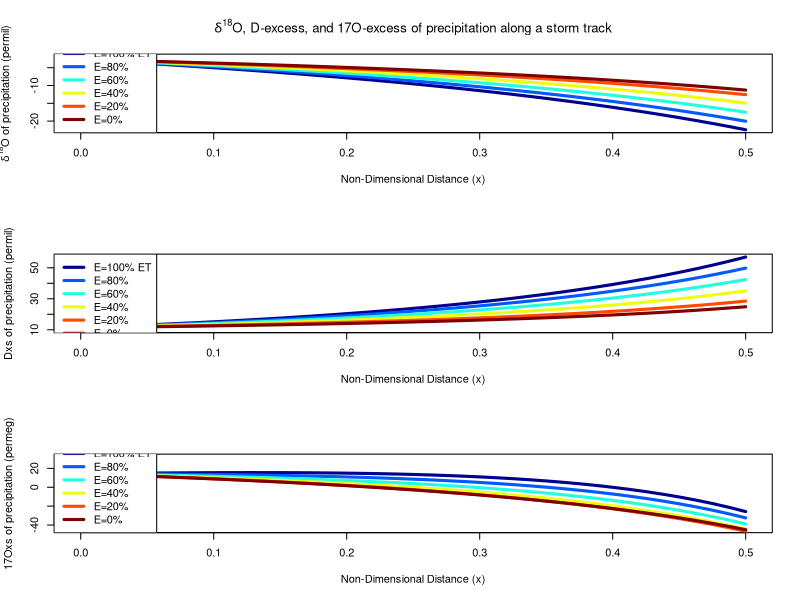

The R source for this figure:
#This script generates along-track plots of Dxs and 17xs
#Entirely theoretical

#code copied mostly from "big model.R"
#adapted from "model w evap balance and dxs.R" by Matt Winnick

#created Feb 4, 2016 by AJR

setwd('/Users/Annie/Documents/model/')
#plots will save here


########MODEL PARAMETERS/VARIABLES########
#change these to whatever you fancy

TempC=25 #surface temperature, degrees centigrade
TempK=TempC + 273.15 #deg K
delta18_atm_initial=-12 #initial atm. vapor d18O in VSMOW
delta18_precip_initial=-2   #initial precipitation d18O in VSMOW
rh=0.75; #relative humidity
e=seq(1,0, by = -0.2) ##evap as % of ET
t=1-e  ## transpiration as % of ET
track.length=41 #number of points along storm track

smow18=0.0020052 # smow ratio of 18O/16O
smowD=155.76*10^(-6) # smow ratio of D/H
smow17=379.9*10^(-6) # vsmow ratio of 17O/16O
theta.eq=0.529 #Barkan and Luz, 2005; equilibrium (l-v and v-l)
theta.diff=0.5185 #Barkan and Luz, 2007; diffusion
k18=1-0.01872 # kinetic fractionation factor for 18O, wet soils from Mathieu and Bariac (1996), slightly higher than lake evap (~14.3)
kD=1-0.01676 # kinetic fractionation factor for dD, wet soils from Mathieu and Bariac (1996), slightly higher than lake evap (~12.5)
k17=k18^theta.diff #Barkan and Luz, 2005, 2007


#########necessary equations###############

##run these equations and load the data above, and then each section 
#below can stand alone

##function to calculate either d18O (if d18 = True in input; default) or dD (if d18 = False)
#of ET using Craig and Gordon equations and closure assumption
craig_gordon <- function(t, h, delta_precip, ts, d18 = T){
  if(d18 == T){
    alpha18=1 - (-7.685 + (6.7123*10^3)/(ts) - (1.6664*10^6)/(ts)^2 + (0.35041*10^9)/(ts)^3)/1000 #equilibrium fractionation 18O, l-v
    r18_s <- (delta_precip/1000 + 1)*smow18  #ratio of precip sample
    Re_18 <- (1-t)*((alpha18*k18*r18_s)/(1-h+(1-t)*k18*h)) + t*r18_s*(1/(1+(1-t)*k18*(h/(1-h))))
    d18_evap <- (Re_18/smow18 - 1)*1000
    (d18_evap - delta_precip)/1000}
  else{
    alphaD=1 - ((1158.8*ts^3)/10^9 - (1620.1*ts^2)/10^6 + (794.84*ts)/10^3 - 161.04 + (2.9992*10^9)/ts^3)/1000 #equilibrium fractionation D, l-v
    rD_s <- (delta_precip/1000 + 1)*smowD 
    Re_D <- (1-t)*((alphaD*kD*rD_s)/(1-h+(1-t)*kD*h)) + t*rD_s*(1/(1+(1-t)*kD*(h/(1-h))))
    dD_evap <- (Re_D/smowD - 1)*1000
    (dD_evap - delta_precip)/1000}
}

##function to calculate d17O of ET using Craig-Gordon and closure assumption
craig_gordon17=function(t,h,delta_precip,ts) {
  alpha18=1 - (-7.685 + (6.7123*10^3)/(ts) - (1.6664*10^6)/(ts)^2 + (0.35041*10^9)/(ts)^3)/1000 #equilibrium fractionation 18O, l-v
  alpha17=alpha18^(theta.eq) #Barkan and Luz, 2005
  r17_s=(delta_precip/1000+1)*smow17
  Re_17=(1-t)*((alpha17*k17*r17_s)/(1-h+(1-t)*k17*h))+t*r17_s*(1/(1+(1-t)*k17*(h/(1-h))))
  d17_evap=(Re_17/smow17-1)*1000
  (d17_evap-delta_precip)/1000
}


##function to calculate integrated isotopic composition of ET with
#integration of Rayleigh distillation for soil moisture reservoir
isotope_e = function(resid, delta_precip, eps_e){
  delt = -resid*((1000/(1+eps_e))*resid^(eps_e)-1000)
  delta_precip + delt
}



########ATMOSPHERE COMPONENT########

## Set arrays of Nd, w, and x to iterate model over
nd <- c(seq(0.0025, 0.04, by = 0.0025),seq(0.05,1, by = 0.025), seq(1.1,10, by = .1), seq(20,100, by = 10), seq(200,500, by = 50), 1100) #quasi-logarithmic sequence of Nd's
w <- array(dim = c(track.length, length(nd)))
for(i in 1:length(nd)){
  w[,i] = seq(from = 1, by = -0.025*(1 - nd[i]/(nd[i]+1)), length.out = track.length)
}
x <- 1-w ##build array for non-dimensional distance

ts <- TempK #surface temperature
#alpha <- 1 + (-7.685 + (6.7123*10^3)/(ts) - (1.6664*10^6)/(ts)^2 + (0.35041*10^9)/(ts)^3)/1000 #equilibrium fractionation 18O, v-l
#aD <- 1 + ((1158.8*ts^3)/10^9 - (1620.1*ts^2)/10^6 + (794.84*ts)/10^3 - 161.04 + (2.9992*10^9)/ts^3)/1000 #equilibrium fractionation, D v-l
#constants for isotope value calculations:
#note that a18 != alpha18 (and same for D)
a18=1 + (-7.685 + (6.7123*10^3)/(ts) - (1.6664*10^6)/(ts)^2 + (0.35041*10^9)/(ts)^3)/1000 #equilibrium fractionation 18O, v-l
aD=1 + ((1158.8*ts^3)/10^9 - (1620.1*ts^2)/10^6 + (794.84*ts)/10^3 - 161.04 + (2.9992*10^9)/ts^3)/1000 #equilibrium fractionation, D v-l
alpha18=1 - (-7.685 + (6.7123*10^3)/(ts) - (1.6664*10^6)/(ts)^2 + (0.35041*10^9)/(ts)^3)/1000 #equilibrium fractionation 18O, l-v
alphaD=1 - ((1158.8*ts^3)/10^9 - (1620.1*ts^2)/10^6 + (794.84*ts)/10^3 - 161.04 + (2.9992*10^9)/ts^3)/1000 #equilibrium fractionation D, l-v
alpha17=alpha18^(theta.eq) #Barkan and Luz, 2005
a17=a18^theta.eq

## build empty arrays to store data for d18O and dD
delta_a <- delta_et <- delta_inf<- delta_p <- delta_D_a <- delta_et_D <- delta_D_inf <- delta_D_p <- delta_17_a <- delta_et_17 <- delta_17_inf <- delta_17_p <- array(dim=c(length(w[,1]),length(nd), length(e))) 
delta_a[1,,] <- delta18_atm_initial ## sets initial d18O atmospheric vapor
delta_p[1,,] <- delta18_precip_initial ## sets intial d18O precip value
exp <- a18+nd*a18-1 ## calculate exponent in Hendricks equation
delta_inf[1,,] <- (nd*(delta_p[1,,])-(1+nd)*(a18-1)*1000)/(a18+nd*a18-1) ## calculate d18O_infinity parameter from Hendricks equation
delta_D_a[1,,] <- delta_a[1,,]*8+10 ## sets atmospheric vapor dD
#delta_d_p[1,,] <- delta_d_a[1,,] + (aD-1)*1000 ## sets intial dD precip value
delta_D_p[1,,] <- delta_p[1,,]*8+10  #initial precip dD
exp_D <- aD+nd*aD-1 ## exponent of Hendricks for dD
delta_D_inf[1,,] <- (nd*(delta_D_p[1,,])-(1+nd)*(aD-1)*1000)/(aD+nd*aD-1) ## calculate dD_infinity parameter from Hendricks equation
delta_17_a[1,,] = (exp(0.528*log(delta_a[1,,]/1000+1)+0.000033)-1)*1000  #GMWL, Luz and Barkan, 2010
delta_17_p[1,,] = (exp(0.528*log(delta_p[1,,]/1000+1)+0.000033)-1)*1000  #GMWL, Luz and Barkan, 2010
exp_17 <- a17+nd*a17-1 ## exponent of Hendricks for d17O
delta_17_inf[1,,] <- (nd*(delta_17_p[1,,])-(1+nd)*(a17-1)*1000)/(a17+nd*a17-1) ## calculate dD_infinity parameter from Hendricks equation
rh <- rh ## this sets relative humidity

####
### RUN THE ATMOSPHERIC MODEL

## iterates over a storm track (w) for the arrays of e/t values and nd values
for(h in 1:length(e)){
  for(j in 1:length(nd)){
    for(i in 2:length(w[,1])){
      ## calculate residual soil moisture for isotope_e function
      residual <- 1-(nd[j]/(nd[j]+1))*e[h]/(1-(nd[j]/((nd[j]+1))*t[h]))
      ## if everything evaporates, set isotope value of evaporation to isotope value of precip
      if(residual == 0) {
        delta_et[i,j,h] <- delta_p[i-1,j,h]
        delta_et_D[i,j,h] <- delta_D_p[i-1,j,h]
        delta_et_17[i,j,h] <- delta_17_p[i-1,j,h]
      ## otherwise, first calculate the combined equilibrium/kinetic fractionation using craig-gordon function
      ## then calculate integrated ET value from location
      } else {
        eps_e <- craig_gordon(t[h], rh, delta_p[i-1,j,h],ts)
        eps_e_D <- craig_gordon(t[h], rh, delta_D_p[i-1,j,h],ts, d18 = F)
        eps_e_17 <- craig_gordon17(t[h], rh, delta_17_p[i-1,j,h],ts)
        delta_et[i,j,h] <- t[h]*delta_p[i-1,j,h] + e[h]*isotope_e(residual,delta_p[i-1,j,h], eps_e)
        delta_et_D[i,j,h] <- t[h]*delta_D_p[i-1,j,h] + e[h]*isotope_e(residual,delta_D_p[i-1,j,h], eps_e_D)
        delta_et_17[i,j,h] <- t[h]*delta_17_p[i-1,j,h] + e[h]*isotope_e(residual,delta_17_p[i-1,j,h], eps_e_17)
        }
      
      ## Hendricks model
      delta_inf[i,j,h] <- (nd[j]*delta_et[i,j,h]-(1+nd[j])*(a18-1)*1000)/(a18+nd[j]*a18-1)
      delta_a[i,j,h] <- (delta_a[1,j,h]-delta_inf[i,j,h])*(w[i,j]^exp[j])+delta_inf[i,j,h]
      delta_p[i,j,h] <-delta_a[i,j,h]+(a18-1)*1000
      
      delta_D_inf[i,j,h] <- (nd[j]*delta_et_D[i,j,h]-(1+nd[j])*(aD-1)*1000)/(aD+nd[j]*aD-1)
      delta_D_a[i,j,h] <- (delta_D_a[1,j,h]-delta_D_inf[i,j,h])*(w[i,j]^exp_D[j])+delta_D_inf[i,j,h]
      delta_D_p[i,j,h] <-delta_D_a[i,j,h]+(aD-1)*1000
      
      delta_17_inf[i,j,h] <- (nd[j]*delta_et_17[i,j,h]-(1+nd[j])*(a17-1)*1000)/(a17+nd[j]*a17-1)
      delta_17_a[i,j,h] <- (delta_17_a[1,j,h]-delta_17_inf[i,j,h])*(w[i,j]^exp_17[j])+delta_17_inf[i,j,h]
      delta_17_p[i,j,h] <-delta_17_a[i,j,h]+(a17-1)*1000
    }}}

#calculate deuterium, 17O excesses from dD, d17O and d18O values
Dxs <- delta_D_p - 8*delta_p
O17xs <- (log(delta_17_p/1000+1)-0.528*log(delta_p/1000+1))*10^6 #in permeg


####plots!####

library(fields) #for tim.colors


###
####plots of precip d18O , 17xs, and Dxs with varying E/ET along storm track
###

#pick Nd=1
#now use all locations along storm track:

colors = tim.colors(n = length(e)) #for varying E/ETs at each location

pdf('Precipitation d18O, Dxs, and 17Oxs with varying E-T along storm track.pdf',width=7,height=10)
par(mfrow=c(3,1))
#for d18O
plot(x[,which(nd==1)],delta_p[,which(nd==1),1],type='l',lwd=3,col=colors[1],xlab='Non-Dimensional Distance (x)',
     ylab=expression(paste(delta^18,'O of precipitation (permil)')),
     main=expression(paste(delta^18,'O, D-excess, and 17O-excess of precipitation along a storm track')))
for (i in 2:length(e)) {
  points(x[,which(nd==1)],delta_p[,which(nd==1),i],type='l',lwd=3,col=colors[i])
}
legend('bottomleft',c('E=100% ET','E=80%','E=60%','E=40%','E=20%','E=0%'),col=colors,lwd=3)

#for Dxs:
plot(x[,which(nd==1)],Dxs[,which(nd==1),1],type='l',lwd=3,col=colors[1],
     xlab='Non-Dimensional Distance (x)',ylab='Dxs of precipitation (permil)')
for (i in 2:length(e)) {
  points(x[,which(nd==1)],Dxs[,which(nd==1),i],type='l',lwd=3,col=colors[i])
}
legend('topleft',c('E=100% ET','E=80%','E=60%','E=40%','E=20%','E=0%'),col=colors,lwd=3)

#for 17xs:
plot(x[,which(nd==1)],O17xs[,which(nd==1),1],type='l',lwd=3,col=colors[1],
     xlab='Non-Dimensional Distance (x)',ylab='17Oxs of precipitation (permeg)',
     ylim=c(-45,32))
for (i in 2:length(e)) {
  points(x[,which(nd==1)],O17xs[,which(nd==1),i],type='l',lwd=3,col=colors[i])
}
legend('bottomleft',c('E=100% ET','E=80%','E=60%','E=40%','E=20%','E=0%'),col=colors,lwd=3)
dev.off()
